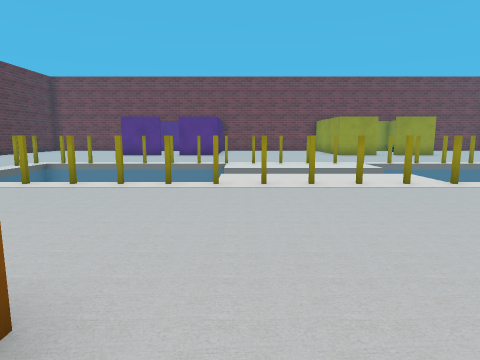
view 1 (above)

18 first-person views from a walk through a world built for the Gazebo simulator. The camera is 1 m above the floor, tilts 8° down and sees 75° across. The floor is counted in squares, 1 m on a side. Each view is taken from the middle of a square. On the plan, view 1 faces up. The plan holds only what a view shows up to about 12 squares ahead; the rest is blank. The robots in the file are not drawn. Some stock models are drawn as simple stand-ins. Some surface patterns are stand-ins.

view 2
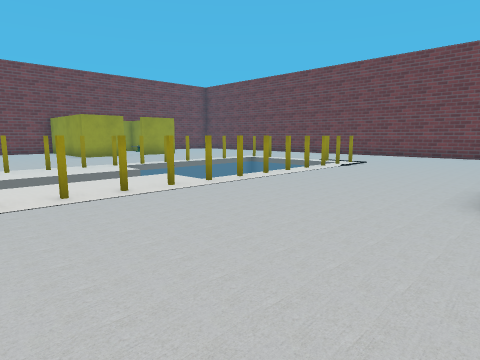

view 3
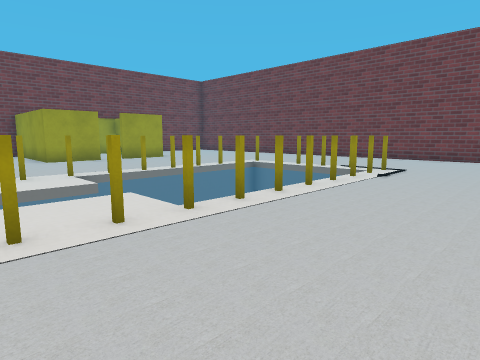

view 4
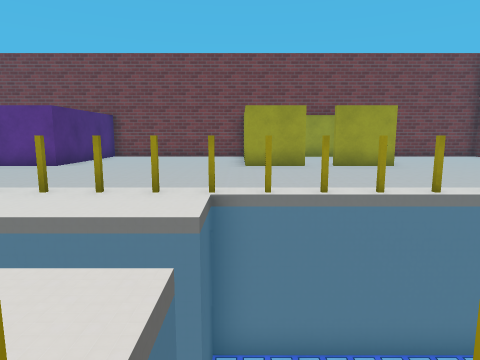

view 5
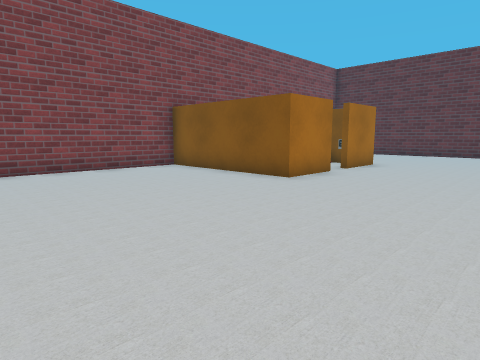

view 6
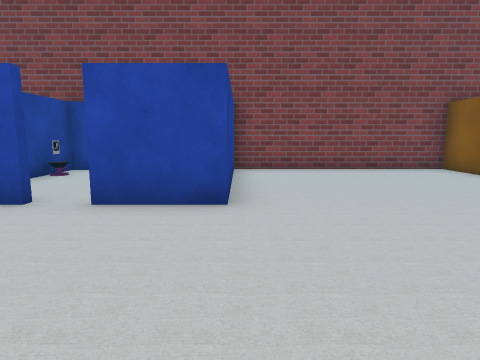

view 7
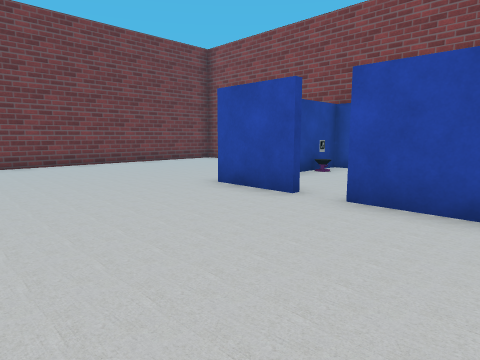

view 8
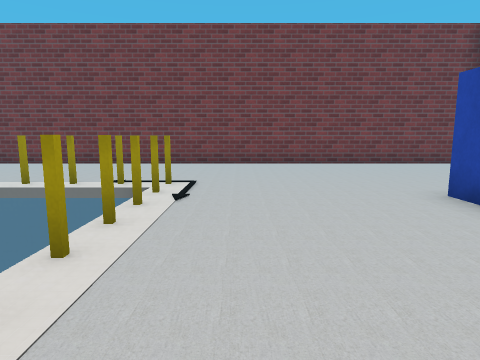

view 9
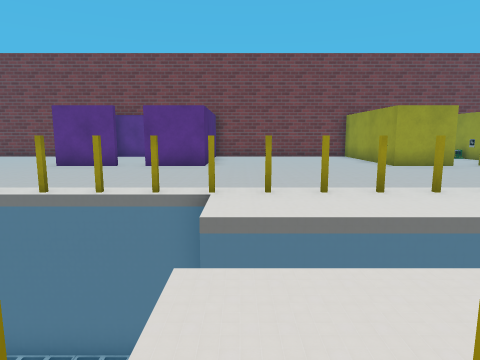

view 10
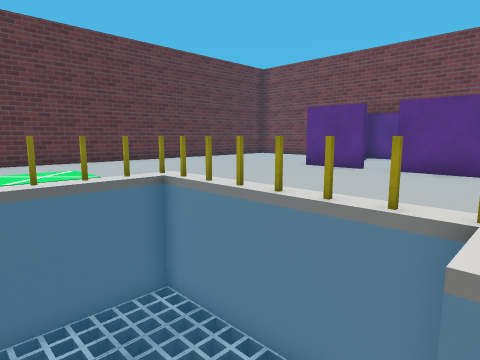

view 11
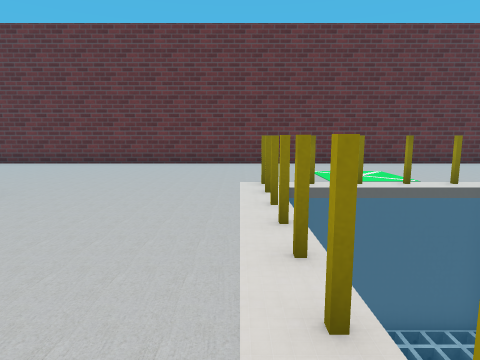

view 12
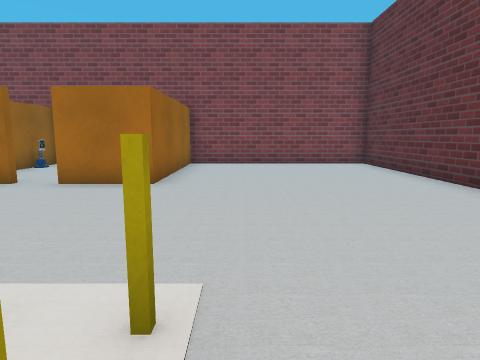

view 13
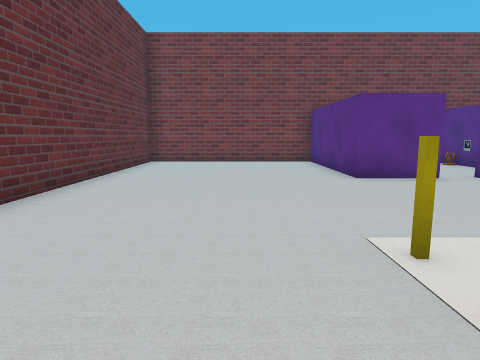

view 14
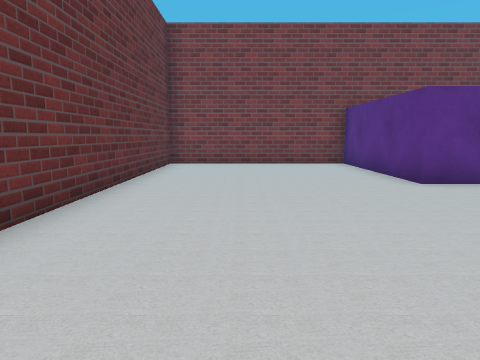

view 15
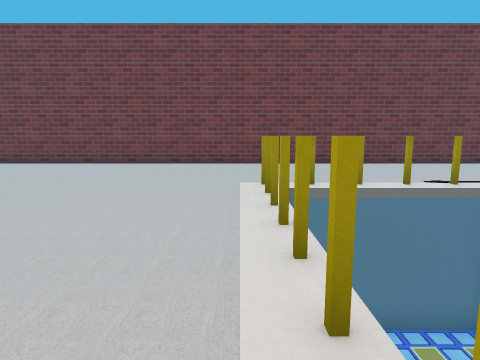

view 16
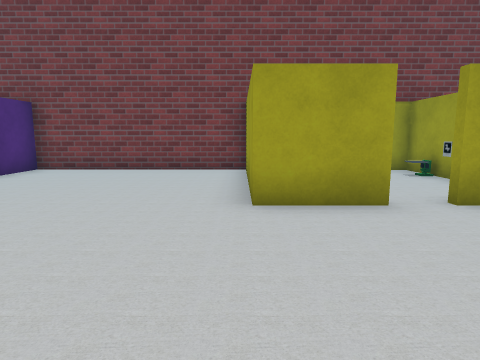

view 17
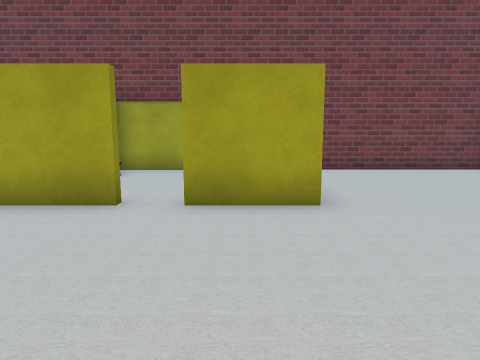

view 18
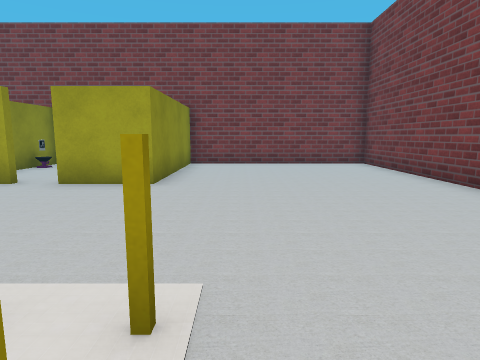

### Floor plan
Key: @ floor where view 1 was taken; # wall or solid block; x gap in a wall; . floor; v drop or lower ground; C cup; P pallet; O other object.
Columns run from 13 left of view 1 to 17 right of it. Each row starts with its distance up from view 1.
 22 ########    #######    ########
 21 #......     #.....###  #......#
 20 #......    O#.....#O. P#......#
 19 #...... ... #.....# ...#......#
 18 #...... ... #.....# ... ......#
 17 #......##xx##.....##xx##......#
 16 #.............................#
 15 #.............................#
 14 #.............................#
 13 #.............................#
 12 #.............................#
 11 #.....vvvvvvv..xx.vvvvvvv.....#
 10 #.....vvvv   .....v     v.....#
  9 #.....vvv              vv.....#
  8 #.....vv     .....v    vv.....#
  7 #.....vvvvvvv.....vvvvvvv.....#
  6 #..............xx.............#
  5 #.............................#
  4 #.............................#
  3 #.............................#
  2 #.............................#
  1 #......##xx##.....##xx##......#
  0 #......#    #@....#  ..  .....#
 -1 #......#    #.....#  ..   ....#
 -2 #......    O#.....#   .C    ..#
 -3 #......#    #.....#    O      #
 -4 ########    #######

Where each view was taken, in squares from view 1:
view 1: 0 up, 0 right, facing up
view 2: 1 up, 0 right, facing up-right
view 3: 3 up, 2 right, facing up-right
view 4: 6 up, 5 right, facing up
view 5: 6 up, 5 right, facing down-left
view 6: 6 up, 5 right, facing down
view 7: 6 up, 5 right, facing down-right
view 8: 5 up, 5 right, facing right
view 9: 6 up, 0 right, facing up
view 10: 7 up, 0 right, facing up-left
view 11: 6 up, 1 left, facing left
view 12: 8 up, 8 left, facing down
view 13: 9 up, 9 left, facing up
view 14: 10 up, 10 left, facing up
view 15: 12 up, 5 right, facing right
view 16: 12 up, 5 right, facing up
view 17: 12 up, 9 right, facing up
view 18: 10 up, 12 right, facing up
